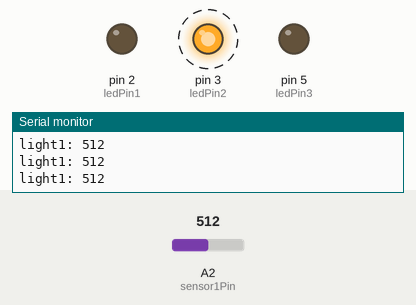
Bench run of a sketch on a simulated Arduino Uno, built with avr-gcc and run on an emulated ATmega328P. On the bench: output pins drawn as LEDs (lit = HIGH), the last lines printed to the serial monitor. Dashed ring = blinking. The inputs (shaded band) are chosen by the test bench; at power-on: A2 (sensor1Pin) = 512.

Above: at 1.2 s.
1.3 s: A2 (sensor1Pin) set to 593
4.3 s: A2 (sensor1Pin) set to 610
At 4.62 s:
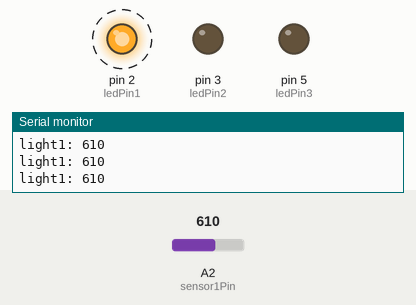
7.3 s: A2 (sensor1Pin) set to 511
At 7.68 s:
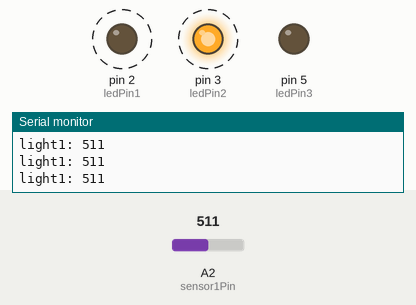
10.3 s: A2 (sensor1Pin) set to 314
At 10.56 s:
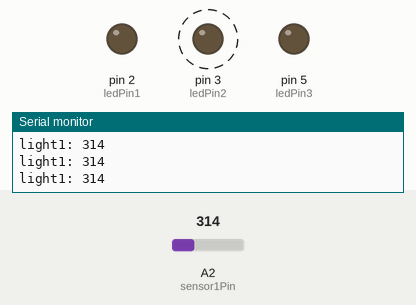
13.3 s: A2 (sensor1Pin) set to 286
At 14.61 s:
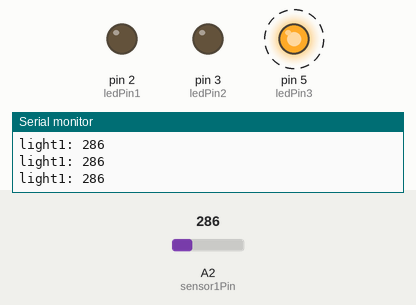
16.3 s: A2 (sensor1Pin) set to 306
At 16.65 s:
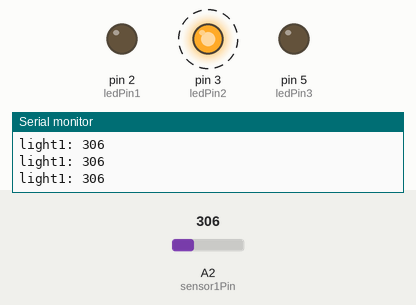
Timing chart, 0 to 20.3 s (numbered marks = the images above; inputs shaded):
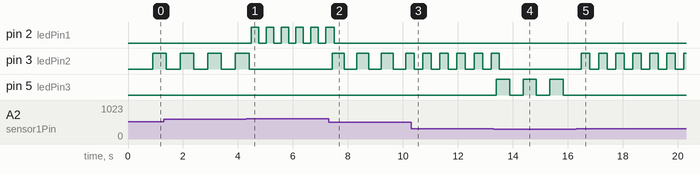

Measured:
- the behaviour switches between 600 and 601 on A2 (sensor1Pin) (found by bisection; images 0 and 1)
- the behaviour switches between 301 and 300 on A2 (sensor1Pin) (found by bisection; images 3 and 4)
- after the input at 4.3 s, pin 2 (ledPin1): alternates HIGH for 0.27 s and LOW for 0.27 s, starting after 0.19 s; pin 3 (ledPin2): goes on until 4.4 s, then stays LOW
- after the input at 7.3 s, pin 3 (ledPin2): alternates HIGH for 0.45 s and LOW for 0.45 s, starting after 0.12 s
- after the input at 10.3 s, pin 3 (ledPin2): alternates HIGH for 0.31 s and LOW for 0.31 s, starting after 0.11 s
- after the input at 13.3 s, pin 3 (ledPin2): goes on until 13.5 s, then stays LOW; pin 5 (ledPin3): alternates HIGH for 0.49 s and LOW for 0.49 s, starting after 0.10 s
- after the input at 16.3 s, pin 3 (ledPin2): alternates HIGH for 0.31 s and LOW for 0.31 s, starting after 0.20 s; pin 5 (ledPin3): stops changing and stays LOW
- by itself, pin 3 (ledPin2): alternates HIGH for 0.50 s and LOW for 0.50 s

The sketch:

Exp_2.ino
```cpp
int ledPin1 = 2;
int ledPin2 = 3;
int ledPin3 = 5;

int sensor1Pin = A2;
int sensor1Val;

boolean ledState1 = false;
boolean ledState2 = false;
boolean ledState3 = false;

//Blink State
long lastTimeYouBlinked;
long lastTimeYouBlinked2;
long lastTimeYouBlinked3;

int blinkRate1 = 1000;
int blinkRate2 =1000;
int blinkRate3 =1000;


void setup() {
  // put your setup code here, to run once:
  Serial.begin(9600);
  pinMode(ledPin1, OUTPUT);
  pinMode(ledPin2, OUTPUT);
  pinMode(ledPin3, OUTPUT);

}

void loop() {
  // put your main code here, to run repeatedly:
  sensor1Val = analogRead(sensor1Pin);

   Serial.print("light1: ");
  Serial.println(sensor1Val);

blinkRate1 = map(sensor1Val,0,1023,500,100); //mapping the sensor values to speed of the light
blinkRate2 = map(sensor1Val,0,600,100,500);
blinkRate3 = map(sensor1Val,0,300,100,500);


//Red Light

if(millis()-lastTimeYouBlinked>=blinkRate1) //this very simple statement is the timer,
{
  if(ledState1==true)  {
      if(sensor1Val >600 && sensor1Val <=1023) {
     digitalWrite(ledPin1,ledState1);
     ledState1=false;

    }
    }
  else
  {
    digitalWrite(ledPin1, ledState1);
    ledState1=true;
  }
  lastTimeYouBlinked = millis();
}


//Yellow Light
if(millis()-lastTimeYouBlinked2>=blinkRate2) {
      if(ledState2 == true){
        if(sensor1Val >300 && sensor1Val <=600) {
            digitalWrite(ledPin2,ledState2);
            ledState2 = false;
        }
      }
    else {
      digitalWrite(ledPin2,ledState2);
      ledState2 = true;
    }
    lastTimeYouBlinked2 = millis();
}

      //Control the Blue Light
      if(millis()-lastTimeYouBlinked3>=blinkRate3) {
      if(ledState3 == true){
        if(sensor1Val >0 && sensor1Val <=300) {
            digitalWrite(ledPin3,ledState3);
            ledState3 = false;
        }
      }
    else {
      digitalWrite(ledPin3,ledState3);
      ledState3 = true;
    }

lastTimeYouBlinked3 = millis();
  }

}
```
